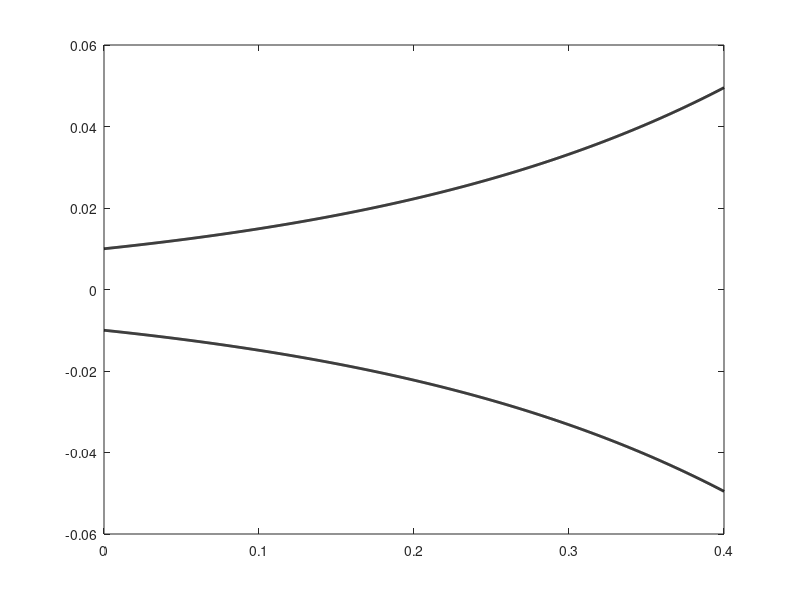

MATLAB code to generate this figure: (Note: this script raises an error after producing the figure.)
%%
clear all
close all
clc

%% DATA

rho = 1.225;     %air density    [kg/m^3]
c = 343;         %speed in air   [m/s]
Zair = 0;        %air impedance %per ora 0
a0 = 0.01;       %radius of exponential horn's section: a = a0*exp(m*x) [m]
m = 4;
L = 0.4;         %total length of the horn [m]
fmin = 0;        %frequency study range [fmin, fmax] [Hz]
fmax = 2000;

f = linspace(fmin,fmax,10000);  %frequency axis [Hz]
omega = 2*pi*f;         %frequency axis [rad/s]
k = omega/c;            %wavenumber [m^-1]
b = sqrt(k.^2-m^2);     %geometrical quantity [m^-1]
theta = atan(m./b);     %geometrical quantity [/]

%cross sections
S1 = pi*a0^2;               %throat section [m^2]
S2 = pi*(a0*exp(L*m))^2;    %mouse section [m^2]

res = 1000;       %number of points used in the plots


%% EXPONENTIAL HORN
x = linspace(0,L,res);
a = a0*exp(m*x);
numEXP = Zair*cos(b*L+theta)+1i*(rho*c/S2)*sin(b*L);
denEXP = 1i*Zair*sin(b*L)+(rho*c/S2)*cos(b*L-theta);
ZinEXP = (rho*c/S1)*numEXP./denEXP;
figure(1)
plot(x, a, 'k', 'linewidth', 2)
hold on
plot(x, -a, 'k', 'linewidth', 2)
hold off
yline(0, '-.')
figure(2)
subplot(2,1,1)
plot(f, db(abs(ZinEXP)))
subplot(2,1,2)
plot(f, angle(ZinEXP))


%% 1 CONICAL HORN
a1 = a0*exp(m*0);
a2 = a0*exp(m*L);
% x2 : a2 = L : (a2-a1)
x2 = (a2*L)/(a2-a1);
x1 = x2-L;
theta1 = atan(k*x1);
theta2 = atan(k*x2);

x = linspace(0,L,res);
slope = (a2-a1)/L;
a = slope*x + a1;
Zload = Zair;
numCON = 1i*Zload*(sin(k*L-theta2)/sin(theta2))+(rho*c/S2)*sin(k*L);
denCON = Zload*(sin(k*L+theta1-theta2)./(sin(theta1).*sin(theta2)))-(1i*rho*c/S2).*(sin(k*L+theta1)./sin(theta1));
ZinCON_1 = (rho*c/S1)*numCON./denCON;


figure(3)
plot(x, a, 'k', 'linewidth', 2)
hold on
plot(x, -a, 'k', 'linewidth', 2)
hold off
yline(0, '-.')
figure(4)
subplot(2,1,1)
plot(f, db(abs(ZinCON_1)))
subplot(2,1,2)
plot(f, angle(ZinCON_1))


%% n CONICAL HORNS

n = 5;
delta = L/n;

points = round(res/n);

Zload = Zair;

for i = 1:n
    a2 = a0*exp(m*(n-i+1)*delta);
    a1 = a0*exp(m*(n-i)*delta);
    x1 = (a1*delta)/(a2-a1);
    x2 = x1+delta;
    theta1 = atan(k*x1);
    theta2 = atan(k*x2);
    S1 = pi*(a1^2);
    S2 = pi*(a2^2);
    disp([a1,a2])
    x = linspace(0, delta, points);
    slope = (a2-a1)/delta;
    a = slope*x + a1;
    
    numCON = 1i*Zload.*(sin(k*delta-theta2)./sin(theta2))+(rho*c/S2)*sin(k*delta);
    denCON = Zload.*(sin(k*delta+theta1-theta2)./(sin(theta1).*sin(theta2)))-(1i*rho*c/S2).*(sin(k*delta+theta1)./sin(theta1));
    ZinCON_n = (rho*c/S1)*numCON./denCON;
    
    Zload = ZinCON_n;
    
    figure(5)
    plot((n-i)*delta+x, a, 'k', 'linewidth', 2)
    hold on
    plot((n-i)*delta+x, -a, 'k', 'linewidth', 2)
    yline(0, '-.')
end

hold off

figure(6)
subplot(2,1,1)
plot(f,db(abs(ZinCON_n)))
subplot(2,1,2)
plot(f, angle(ZinCON_n))


%%

figure(10)
plot(f,db(abs(ZinEXP)), 'linewidth', 2)
hold on
plot(f,db(abs(ZinCON_1)))
plot(f,db(abs(ZinCON_n)))
legend()
hold off

%% n CONICAL HORNS

%recursive attempt
n = 1:10;
delta = L./n;
ZL = 0;
Zin = 0;

%empty arrays for errors
e1=zeros(1,length(n));
e2=zeros(1,length(n));

for i=1:length(n)
    for j=1:i
        %parameters
        %index=i+1-j;
        if j==1
            ZL=Zair;
            x2=(exp(m*L))*L/(exp(m*L)-1);
            x1=x2-delta(i);
        else
            %x2=(exp(m*(L-(j-1)*delta(i))))*(L-(j-1)*delta(i))/(exp(m*(L-(j-1)*delta(i)))-1);
            x2=x1;
            x1=x2-(j-1)*delta(i);
        end
        S1=pi*(max([a0, a0*exp(x1*m)]))^2;
        S2=pi*(max([a0, a0*exp(x2*m)]))^2;
        theta1=atan(k*x1);
        theta2=atan(k*x2);
        %impedance
        Zin=(rho*c./S1).*(1i*ZL.*(sin(k.*delta(i)-theta2)./sin(theta2))+(rho*c/S2)*sin(k.*delta(i)))./(ZL.*(sin(k*delta(i)+theta1-theta2)./(sin(theta1).*sin(theta2)))-(1i*rho*c/S2).*(sin(k*delta(i)+theta1)./sin(theta1)));
        ZL=Zin;
        %fprintf('%f \n', S2,S1)
    end
    e1Temp=0;
    e2Temp=0;
    for h=1:(length(f)-1)
       e1Temp=e1Temp+(abs(Zin(h)-ZinEXP(h)))^2;
    end    
    %calculate errors e1 and e2 for given number of subdivisions
    e1(i)=e1Temp/(fmax-1);
    %e2=...;
end

%plot(n, e1)